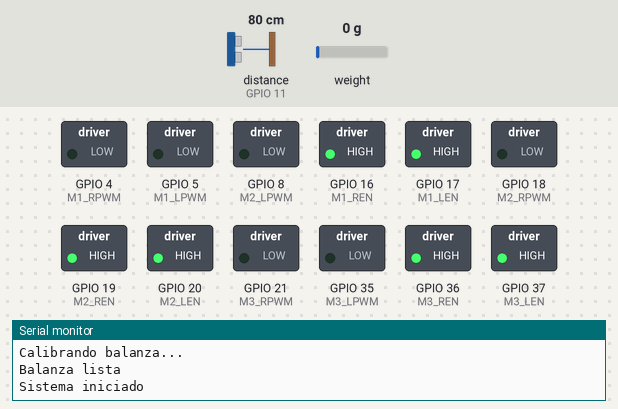
This sketch was run on a simulated ESP32-S3. Shown: switched loads named in the sketch (green lamp = pin HIGH), the last lines printed to the serial monitor. Wiring (inferred from the names in the program): ultrasonic range finder: trigger GPIO 10; echo GPIO 11. The test bench sets the inputs (shaded band); at power-on: weight on the scale 0 g, distance to the obstacle (sensor on GPIO 11) 80 cm. The echo pulse lasts 58.3 µs per cm; pins used as bus, display or sensor lines are not drawn.

Above: at 6.2 s.
6.3 s: weight on the scale set to 2 g
At 8.0 s:
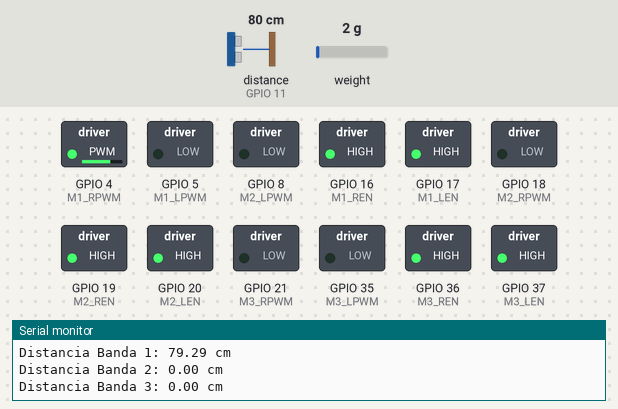
9.0 s: distance to the obstacle (sensor on GPIO 11) set to 12 cm
12.4 s: distance to the obstacle (sensor on GPIO 11) set to 9 cm
At 16.3 s:
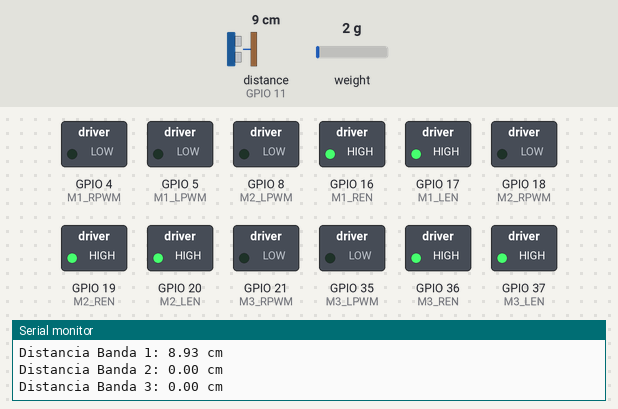
16.9 s: distance to the obstacle (sensor on GPIO 11) set to 18 cm
At 19.9 s:
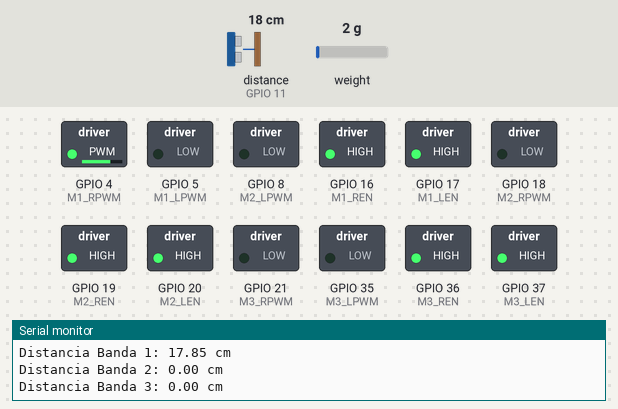
21.1 s: distance to the obstacle (sensor on GPIO 11) set to 2 cm
At 24.7 s:
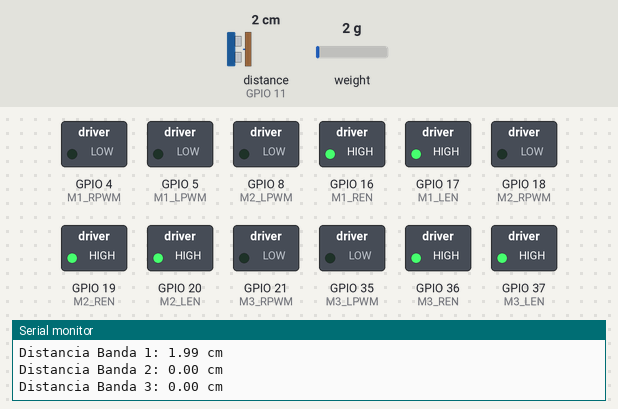
Timing chart, 0 to 26.2 s (numbered marks = the images above; inputs shaded):
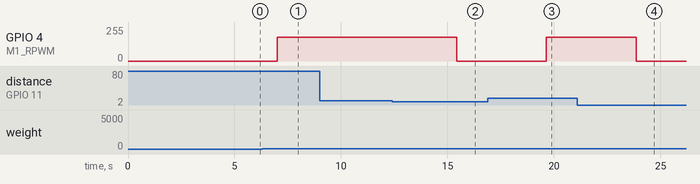

Measured:
- the behaviour switches between 0 and 1 g on weight on the scale (found by bisection; images 0 and 1)
- the behaviour switches between 11 and 10 cm on distance to the obstacle (sensor on GPIO 11) (found by bisection; images 1 and 2)
- after the input at 6.3 s, GPIO 4 (M1_RPWM): 0/255 → 179/255 after 0.72 s
- after the input at 12.4 s, GPIO 4 (M1_RPWM): 179/255 → 0/255 after 3.0 s
- after the input at 16.9 s, GPIO 4 (M1_RPWM): 0/255 → 179/255 after 2.7 s
- after the input at 21.1 s, GPIO 4 (M1_RPWM): 179/255 → 0/255 after 2.8 s

The sketch:

stockly_code.ino
```cpp
//////////////////////////////////////////////////////////////
// ESTANTERIA INTELIGENTE
// ESP32-S3
// THINGER.IO
// HX711 + 4 CELDAS DE CARGA
// 3 SENSORES HC-SR04
// 3 MOTORES BTS7960 / HW-039
//////////////////////////////////////////////////////////////

#include <HX711.h>
#include <ThingerESP32.h>

//////////////////////////////////////////////////////////////
// THINGER.IO
//////////////////////////////////////////////////////////////

#define USERNAME "GioTorr"
#define DEVICE_ID "esp32_OP_NG_GT"
#define DEVICE_CREDENTIAL "esp32123"

#define SSID "Gio_Galaxy S23"
#define PASSWORD "AlejoVilla20"

ThingerESP32 thing(USERNAME, DEVICE_ID, DEVICE_CREDENTIAL);

//////////////////////////////////////////////////////////////
// HX711
//////////////////////////////////////////////////////////////

#define DOUT 6
#define CLK 7

HX711 balanza;

//////////////////////////////////////////////////////////////
// PESO PRODUCTO
//////////////////////////////////////////////////////////////

#define PESO_PRODUCTO 200.0

//////////////////////////////////////////////////////////////
// ULTRASONIDOS
//////////////////////////////////////////////////////////////

// BANDA 1

#define PROBAR_SOLO_BANDA_1 true
#define TRIG1 10
#define ECHO1 11

// BANDA 2
#define TRIG2 12
#define ECHO2 13

// BANDA 3
#define TRIG3 14
#define ECHO3 15

//////////////////////////////////////////////////////////////
// BTS7960 / HW-039
//////////////////////////////////////////////////////////////

// MOTOR 1
#define M1_RPWM 4
#define M1_LPWM 5
#define M1_REN 16
#define M1_LEN 17

// MOTOR 2
#define M2_RPWM 18
#define M2_LPWM 8
#define M2_REN 19
#define M2_LEN 20

// MOTOR 3
#define M3_RPWM 21
#define M3_LPWM 35
#define M3_REN 36
#define M3_LEN 37

//////////////////////////////////////////////////////////////
// VARIABLES
//////////////////////////////////////////////////////////////

float pesoTotal = 0;

float productosEstimados = 0;

float distancia1 = 0;
float distancia2 = 0;
float distancia3 = 0;

bool motor1Activo = false;
bool motor2Activo = false;
bool motor3Activo = false;

float pesoDetectado = 0;
float stockPercent = 0;
String estadoStock = "";
unsigned long tiempoReposicion = 0;

bool alertaBajoStock = false;
bool estabaEnBajoStock = false;
unsigned long inicioAlerta = 0;

float pesoVacio = 0;
float pesoMaximo = 1000;


//////////////////////////////////////////////////////////////
// CONFIGURACION
//////////////////////////////////////////////////////////////

#define VELOCIDAD_MOTOR 180

// DISTANCIA EN CM PARA ACTIVAR
#define DISTANCIA_ACTIVACION 10

//////////////////////////////////////////////////////////////
// FUNCION ULTRASONIDO
//////////////////////////////////////////////////////////////

float medirDistancia(int trigPin, int echoPin){

  digitalWrite(trigPin, LOW);
  delayMicroseconds(5);

  digitalWrite(trigPin, HIGH);
  delayMicroseconds(10);

  digitalWrite(trigPin, LOW);

  long duracion = pulseIn(echoPin, HIGH, 30000);

  // SI NO HAY LECTURA
  if(duracion == 0){
    return 999;
  }

  float distancia = duracion * 0.034 / 2;

  return distancia;
}

//////////////////////////////////////////////////////////////
// MOTOR ADELANTE
//////////////////////////////////////////////////////////////

void moverMotorAdelante(
  int rpwm,
  int lpwm
){

  ledcWrite(rpwm, VELOCIDAD_MOTOR);

  ledcWrite(lpwm, 0);
}

//////////////////////////////////////////////////////////////
// DETENER MOTOR
//////////////////////////////////////////////////////////////

void detenerMotor(
  int rpwm,
  int lpwm
){

  ledcWrite(rpwm, 0);

  ledcWrite(lpwm, 0);
}
//////////////////////////////////////////////////////////////
//  THINGER.IO
//////////////////////////////////////////////////////////////

void calcularKPIs() {
  pesoDetectado = balanza.get_units(20);

  stockPercent = ((pesoDetectado - pesoVacio) / (pesoMaximo - pesoVacio)) * 100.0;

  if (stockPercent > 100) stockPercent = 100;
  if (stockPercent < 0) stockPercent = 0;

  if (stockPercent >= 70) {
    estadoStock = "ALTO";
    alertaBajoStock = false;
  } else if (stockPercent >= 30) {
    estadoStock = "MEDIO";
    alertaBajoStock = false;
  } else if (stockPercent > 5) {
    estadoStock = "BAJO";
    alertaBajoStock = true;
  } else {
    estadoStock = "VACIO";
    alertaBajoStock = true;
  }
}

void calcularTiempoReposicion() {
  if (stockPercent <= 30 && !estabaEnBajoStock) {
    estabaEnBajoStock = true;
    inicioAlerta = millis();
  }

  if (stockPercent > 70 && estabaEnBajoStock) {
    tiempoReposicion = (millis() - inicioAlerta) / 1000;
    estabaEnBajoStock = false;
  }
}

//////////////////////////////////////////////////////////////
// SETUP
//////////////////////////////////////////////////////////////

void setup() {

  Serial.begin(115200);

  //////////////////////////////////////////////////////////
  // WIFI
  //////////////////////////////////////////////////////////

  thing.add_wifi(SSID, PASSWORD);

  //////////////////////////////////////////////////////////
  // HX711
  //////////////////////////////////////////////////////////

  balanza.begin(DOUT, CLK);

  Serial.println("Calibrando balanza...");

  // FACTOR YA CALIBRADO POR TI
  balanza.set_scale(49.5);

  // HACER CERO
  balanza.tare(50);

  Serial.println("Balanza lista");

  //////////////////////////////////////////////////////////
  // ULTRASONIDOS
  //////////////////////////////////////////////////////////

  pinMode(TRIG1, OUTPUT);
  pinMode(ECHO1, INPUT);

  pinMode(TRIG2, OUTPUT);
  pinMode(ECHO2, INPUT);

  pinMode(TRIG3, OUTPUT);
  pinMode(ECHO3, INPUT);

  //////////////////////////////////////////////////////////
  // ENABLE BTS7960
  //////////////////////////////////////////////////////////

  pinMode(M1_REN, OUTPUT);
  pinMode(M1_LEN, OUTPUT);

  pinMode(M2_REN, OUTPUT);
  pinMode(M2_LEN, OUTPUT);

  pinMode(M3_REN, OUTPUT);
  pinMode(M3_LEN, OUTPUT);

  digitalWrite(M1_REN, HIGH);
  digitalWrite(M1_LEN, HIGH);

  digitalWrite(M2_REN, HIGH);
  digitalWrite(M2_LEN, HIGH);

  digitalWrite(M3_REN, HIGH);
  digitalWrite(M3_LEN, HIGH);

  //////////////////////////////////////////////////////////
  // PWM ESP32-S3
  //////////////////////////////////////////////////////////

  ledcAttach(M1_RPWM, 5000, 8);
  ledcAttach(M1_LPWM, 5000, 8);

  ledcAttach(M2_RPWM, 5000, 8);
  ledcAttach(M2_LPWM, 5000, 8);

  ledcAttach(M3_RPWM, 5000, 8);
  ledcAttach(M3_LPWM, 5000, 8);

  //////////////////////////////////////////////////////////
  // APAGAR MOTORES
  //////////////////////////////////////////////////////////

  detenerMotor(M1_RPWM, M1_LPWM);
  detenerMotor(M2_RPWM, M2_LPWM);
  detenerMotor(M3_RPWM, M3_LPWM);

  //////////////////////////////////////////////////////////
  // THINGER.IO
  //////////////////////////////////////////////////////////

  thing["peso_total"] >> [](pson &out){
    out = pesoTotal;
  };

  thing["productos_estimados"] >> [](pson &out){
    out = productosEstimados;
  };

  thing["distancia_b1"] >> [](pson &out){
    out = distancia1;
  };

  thing["distancia_b2"] >> [](pson &out){
    out = distancia2;
  };

  thing["distancia_b3"] >> [](pson &out){
    out = distancia3;
  };

  thing["motor_b1"] >> [](pson &out){
    out = motor1Activo;
  };

  thing["motor_b2"] >> [](pson &out){
    out = motor2Activo;
  };

  thing["motor_b3"] >> [](pson &out){
    out = motor3Activo;
  };

thing["peso_detectado"] >> [](pson& out){
  out = pesoDetectado;
};

thing["nivel_stock"] >> [](pson& out){
  out = stockPercent;
};

thing["estado"] >> [](pson& out){
  out = estadoStock;
};

thing["tiempo_reposicion"] >> [](pson& out){
  out = tiempoReposicion;
};

  Serial.println("Sistema iniciado");
}


//////////////////////////////////////////////////////////////
// LOOP
//////////////////////////////////////////////////////////////

void loop() {

  //////////////////////////////////////////////////////////
  // THINGER.IO
  //////////////////////////////////////////////////////////

  thing.handle();

  //////////////////////////////////////////////////////////
  // LEER PESO TOTAL
  //////////////////////////////////////////////////////////

  pesoTotal = balanza.get_units(20);

  // EVITAR NEGATIVOS
  if(pesoTotal < 0){
    pesoTotal = 0;
  }

  //////////////////////////////////////////////////////////
  // CALCULAR PRODUCTOS
  //////////////////////////////////////////////////////////

  productosEstimados = pesoTotal / PESO_PRODUCTO;

  //////////////////////////////////////////////////////////
  // LEER ULTRASONIDOS
  //////////////////////////////////////////////////////////

distancia1 = medirDistancia(TRIG1, ECHO1);

if (!PROBAR_SOLO_BANDA_1) {
  distancia2 = medirDistancia(TRIG2, ECHO2);
  distancia3 = medirDistancia(TRIG3, ECHO3);
}

  //////////////////////////////////////////////////////////
  // SERIAL MONITOR
  //////////////////////////////////////////////////////////

  Serial.println("====================================");

  Serial.print("Peso Total: ");
  Serial.print(pesoTotal);
  Serial.println(" g");

  Serial.print("Productos Estimados: ");
  Serial.println(productosEstimados);

  Serial.print("Distancia Banda 1: ");
  Serial.print(distancia1);
  Serial.println(" cm");

  Serial.print("Distancia Banda 2: ");
  Serial.print(distancia2);
  Serial.println(" cm");

  Serial.print("Distancia Banda 3: ");
  Serial.print(distancia3);
  Serial.println(" cm");

  //////////////////////////////////////////////////////////
  // CONTROL BANDA 1
  //////////////////////////////////////////////////////////

  if(distancia1 > DISTANCIA_ACTIVACION &&
     productosEstimados > 0){

    moverMotorAdelante(
      M1_RPWM,
      M1_LPWM
    );

    motor1Activo = true;
  }
  else{

    detenerMotor(
      M1_RPWM,
      M1_LPWM
    );

    motor1Activo = false;
  }

  //////////////////////////////////////////////////////////
  // CONTROL BANDA 2 y 3
  //////////////////////////////////////////////////////////
if (!PROBAR_SOLO_BANDA_1) {

  // CONTROL BANDA 2
  if(distancia2 > DISTANCIA_ACTIVACION && productosEstimados > 0){
    moverMotorAdelante(M2_RPWM, M2_LPWM);
    motor2Activo = true;
  } else {
    detenerMotor(M2_RPWM, M2_LPWM);
    motor2Activo = false;
  }

  // CONTROL BANDA 3
  if(distancia3 > DISTANCIA_ACTIVACION && productosEstimados > 0){
    moverMotorAdelante(M3_RPWM, M3_LPWM);
    motor3Activo = true;
  } else {
    detenerMotor(M3_RPWM, M3_LPWM);
    motor3Activo = false;
  }

} else {
  detenerMotor(M2_RPWM, M2_LPWM);
  detenerMotor(M3_RPWM, M3_LPWM);
  motor2Activo = false;
  motor3Activo = false;
}
  //////////////////////////////////////////////////////////
  // PEQUEÑA ESPERA
  //////////////////////////////////////////////////////////


  //////////////////////////////////////////////////////////
  // iOT
  //////////////////////////////////////////////////////////
  calcularKPIs();
  calcularTiempoReposicion();

  delay(200);
}
```
